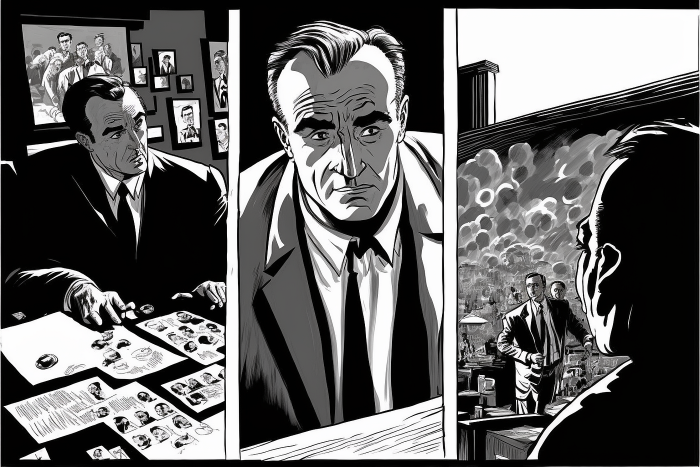
#> input picture generate-whiteboard-animated-videos/images/storyboard.png, 1400 x 933 px, found by its file name (shown at 1/2 size)
$ python draw-u2.py
#> lines starting #> are read from the running program, lines starting #| are printed output that depends on the picture; after the words box and inside, x2 and y2 are one past the last pixel; in counts of white or black regions, pixels touching at a corner belong together
import cv2
import matplotlib.pyplot as plt
import numpy as np
import math

def euc_dist(arr1, point):
    square_sub = (arr1 - point)**2
    return np.sqrt(np.sum(square_sub, axis=1))


img = cv2.imread("./images/storyboard.png")
#> img is the input picture: shape (933, 1400, 3); mean B, G, R 98.1, 98.1, 98.6
# img = cv2.imread("yogendra.jpg")
# img = cv2.imread("nar-ruta.jpg")
frame_rate = 25

img = cv2.resize(img, (800, 800))
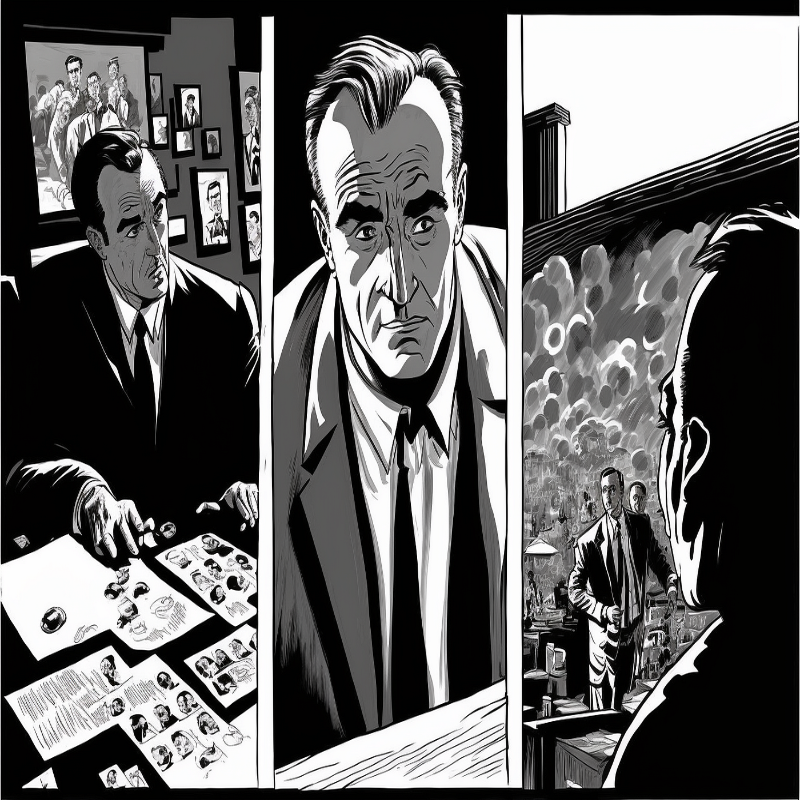
#> img: shape (800, 800, 3); mean B, G, R 98.1, 98.1, 98.6
img_gray = cv2.cvtColor(img, cv2.COLOR_BGR2GRAY)
img_gray = cv2.adaptiveThreshold(img_gray,255,cv2.ADAPTIVE_THRESH_GAUSSIAN_C, cv2.THRESH_BINARY, 15, 3)
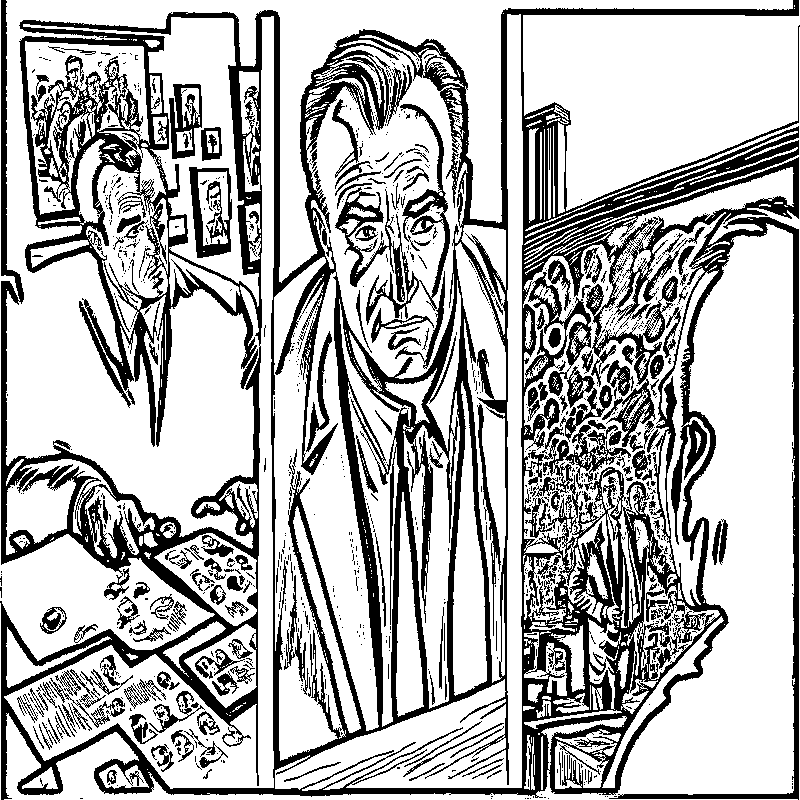
#> img_gray: shape (800, 800); 70.5% white; 1073 black regions (872 under 20 px), largest, box (x1, y1, x2, y2) and area: (0, 0, 800, 800) 151693, (335, 104, 450, 325) 4728, (543, 420, 631, 512) 1805
# img_gray = cv2.Canny(img_gray, 10, 80)

# finding all points where pixel is black
black_indices = np.array(np.where(img_gray == 0)).T
#> black_indices = 188550 pairs, first value 0 to 799, second value 0 to 799
print("Length of black indices: ", len(black_indices))
#| Length of black indices:  188550

# # draw
video = cv2.VideoWriter("./save_videos/video-u2-storyboard.mp4", cv2.VideoWriter_fourcc(*"mp4v"), frame_rate, (img.shape[1], img.shape[0]))

# creating an emtpy frame and select 0th index as the starting point to draw
drawn_frame = np.zeros(img.shape, np.uint8) + np.array([255, 255, 255], np.uint8)
selected_ind = 0

split_len = 10
n_cuts_vertical = int(math.ceil(img.shape[0]/split_len))
#> n_cuts_vertical = 80
n_cuts_horizontal = int(math.ceil(img.shape[1]/split_len))
#> n_cuts_horizontal = 80

cut = np.array(np.split(img_gray, n_cuts_horizontal, axis=-1))
cut = np.array(np.split(cut, n_cuts_vertical, axis=-2))
print(cut.shape)
#| (80, 80, 10, 10)

b = (cut < 10)*1
c = np.sum(np.sum(b, axis = -1), axis = -1)
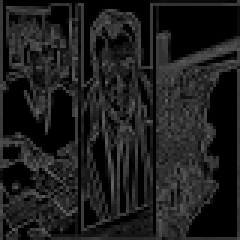
#> c: shape (80, 80) int64 (shown 3 times larger); min 0, max 100, mean 29.5
d = np.array(np.where(c > 0)).T
#> d = 4436 pairs, first value 0 to 79, second value 0 to 79


counter = 0
while(len(d) > 1):
    selected_ind_val = d[selected_ind].copy()
    range_v_start = selected_ind_val[0]*split_len
    range_v_end = range_v_start + split_len
    range_h_start = selected_ind_val[1]*split_len
    range_h_end = range_h_start + split_len

    temp_drawing = np.zeros((split_len, split_len, 3))
    temp_drawing[:, :, 0] = cut[selected_ind_val[0]][selected_ind_val[1]]
    temp_drawing[:, :, 1] = cut[selected_ind_val[0]][selected_ind_val[1]]
    temp_drawing[:, :, 2] = cut[selected_ind_val[0]][selected_ind_val[1]]

    drawn_frame[range_v_start:range_v_end, range_h_start:range_h_end] = temp_drawing

    # [8 lines of commented-out code are left out]
    d[selected_ind] = d[-1]
    d = d[:-1]

    # print("selected in val: ", selected_ind_val)
    # print("len of black indices: ", len(d))
    # print(d[:10])

    del selected_ind

    # select the next new index
    euc_arr = euc_dist(d, selected_ind_val)
    selected_ind = np.argmin(euc_arr)
    # print("EUC array: ", euc_arr[:10])
    # print("-"*10)

    if(counter%5 == 0):
        video.write(drawn_frame)
        print("counter: ", counter)
        print("Selected Index: ", selected_ind)
        print("len of black indices: ", len(d))

    # if(counter == 1):
    #     break
    counter += 1
#> this loop made 4435 passes
#> (selected_ind_val, range_v_start, range_v_end, range_h_start, range_h_end, selected_ind) on passes 1 to 3: ([0, 0], 0, 10, 0, 10, 31), ([1, 0], 10, 20, 0, 10, 73), ([2, 0], 20, 30, 0, 10, 74)
#> (printed output is left out)
#> drawn_frame: shape (800, 800, 3); 70.5% white; 1073 black regions (872 under 20 px), largest, box (x1, y1, x2, y2) and area: (0, 0, 800, 800) 151684, (335, 104, 450, 325) 4728, (543, 420, 631, 512) 1805
#> after the loop, counter = 4435; d = [[8, 41]]

for i in range(frame_rate):
    video.write(img)

video.release()
cv2.imshow("img", img)
cv2.imshow("img_gray", img_gray)

cv2.waitKey(0)
cv2.destroyAllWindows()
